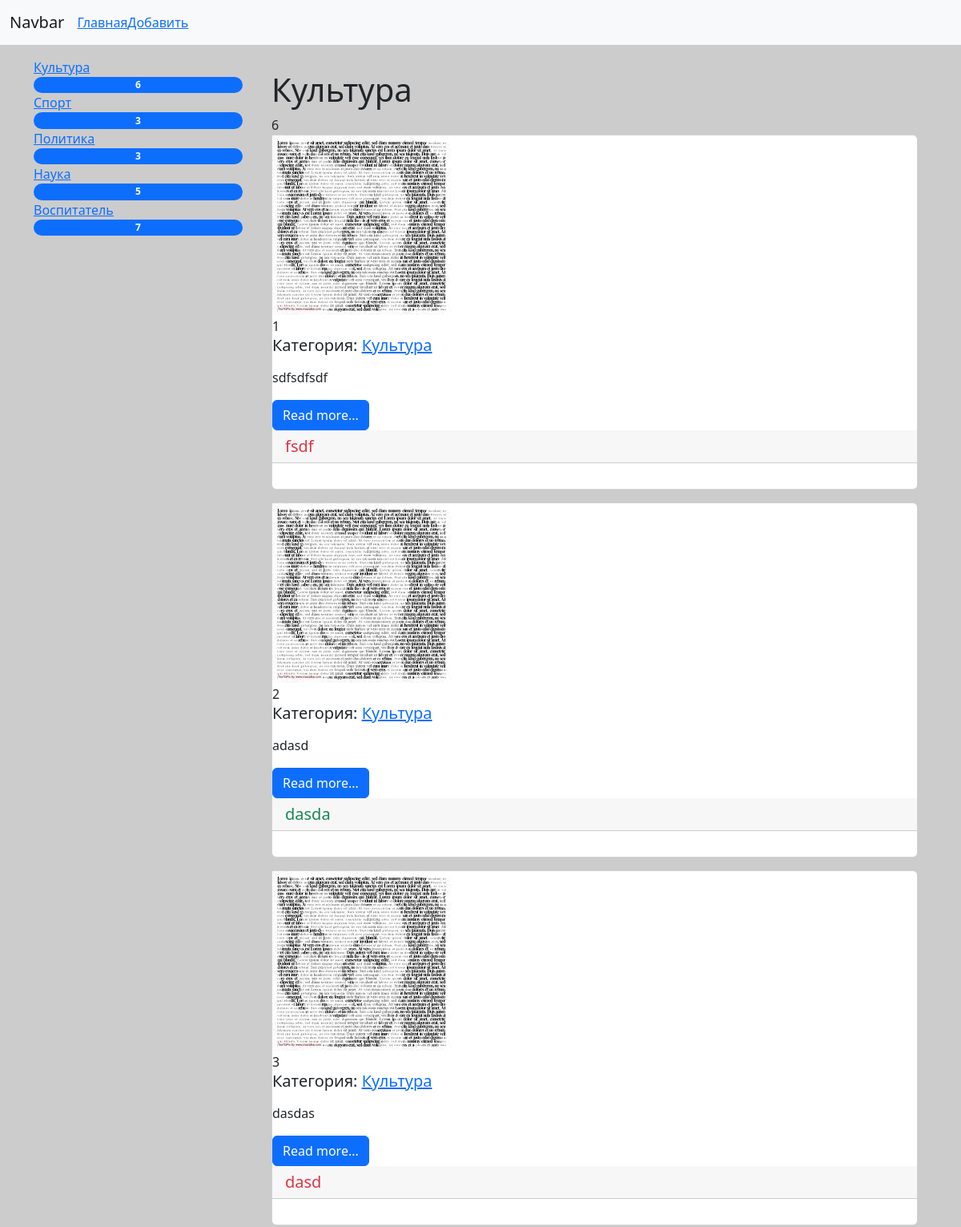
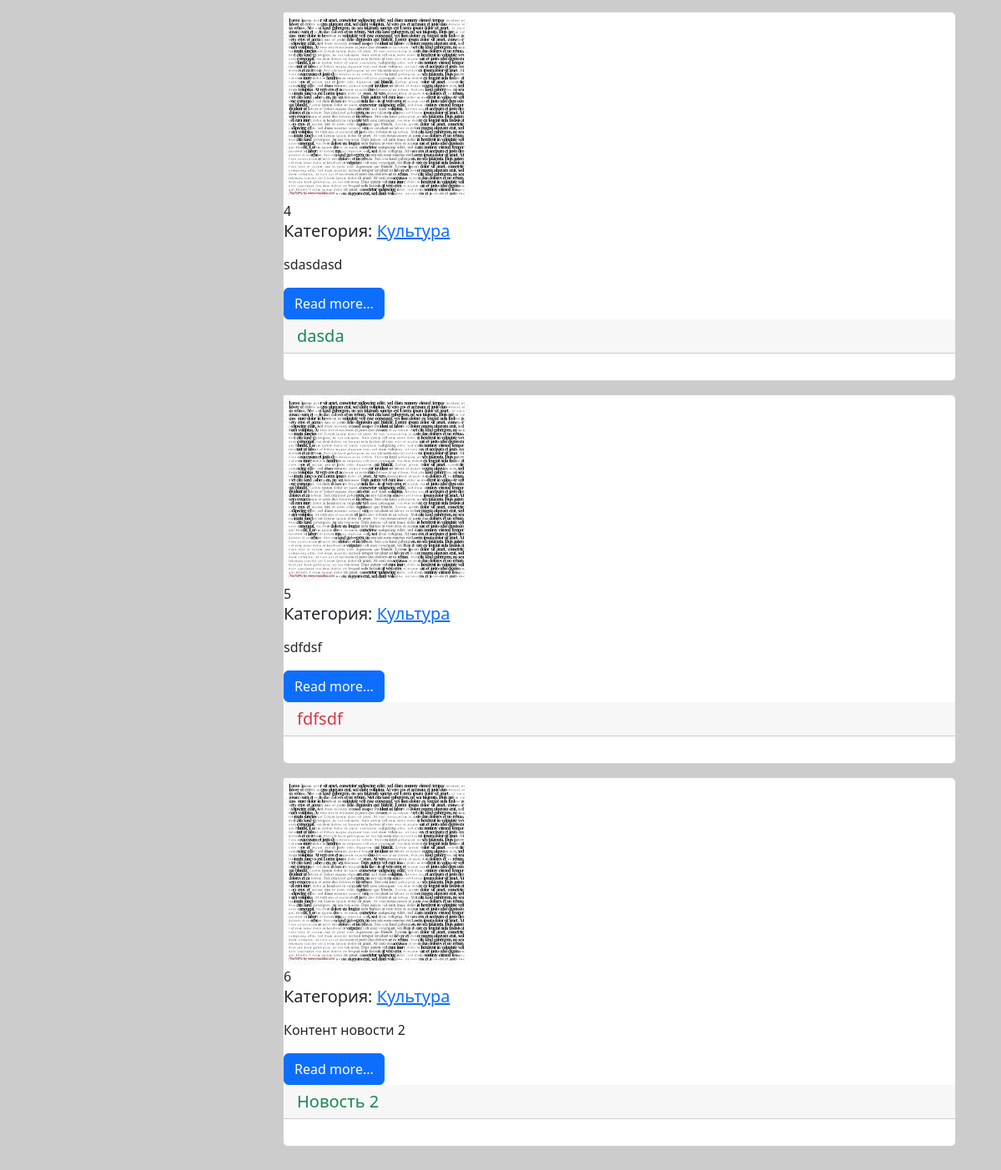
Page /category/1 on the committed database (2 pictures, top to bottom).
### news/models.py (models this page shows, shortened)
class Category(models.Model):
    title = models.CharField(max_length=150, db_index=True, verbose_name='Наименование категории')
    def get_absolute_url(self):
        return reverse('category', kwargs={'category_id': self.pk})
    def __str__(self):
        return self.title
    class Meta:
        verbose_name = 'Категория'
        verbose_name_plural = 'Категории'
        ordering = ['title']

class News(models.Model):
    title = models.CharField(max_length=150, verbose_name='Наименование')
    content = models.TextField(blank=True, verbose_name='Контент')
    created_at = models.DateTimeField(auto_now_add=True, verbose_name='Дата публикации')
    updated_at = models.DateTimeField(auto_now=True, verbose_name='Обновлено')
    photo = models.ImageField(upload_to='photos/%Y/%m/%d/', verbose_name='Фото', blank=True)
    is_published = models.BooleanField(default=True, verbose_name='Опубликовано?')
    category = models.ForeignKey('Category', on_delete=models.PROTECT, null=True, verbose_name='Категория') # Связанное свойство
    views = models.IntegerField(default=0)
    def get_absolute_url(self):
        return reverse('view_news', kwargs={'pk': self.pk})
    class Meta:
        verbose_name = 'Новость'
        verbose_name_plural = 'Новости'
        ordering = ['-created_at']

### news/views.py (the view)
# urls.py: path('category/<int:category_id>', NewsByCategory.as_view(extra_context={'title': 'Какой - то тайтл'}), name='category'),
class NewsByCategory(MyMixin, ListView):
    model = News
    template_name = 'news/home_news_list.html'
    context_object_name = 'news'
    allow_empty = False
    mixin_prop = 'hello world'
    def get_context_data(self, *, object_list=None, **kwargs):
        context = super().get_context_data(**kwargs)
        context['title'] = Category.objects.get(pk=self.kwargs['category_id'])
        context['mixin_prop'] = self.get_prop()
        return context
    def get_queryset(self):
        return News.objects.filter(category_id=self.kwargs['category_id'], is_published=True)

### news/templatetags/news_tags.py (called while the page is built)
@register.inclusion_tag('news/list_categories.html')
def show_categories(arg1='Hello', arg2='world'):
    categories = Category.objects.annotate(cnt=Count('news', filter=F('news__is_published'))).filter(cnt__gt=0)
    return {'categories': categories, 'arg1':arg1, 'arg2':arg2}

### news/utils.py (called while the page is built)
    def get_prop(self):
        return self.mixin_prop.upper()

### news/templates/news/home_news_list.html (shortened to what this page needs)
{% extends 'base.html' %}
{% block sidebar %}
{% include 'inc/_sidebar.html'%}
{% endblock %}
{% block content %}
<div class="container mt-3">
  <h1>{{ title }}</h1>
  {{news.count}}
    {% for item in news %}
    <div class="card mb-3">
      <div class="media">
        {% if item.photo%}
          <img src="{{ item.photo.url }}" alt="">
        {% else %}
          <img alt="" >
        {% endif %}
        <div class="media-body">
        {{ forloop.counter }}
        <h5 class="card-title">
          Категория: <a href="{{ item.category.get_absolute_url}}"> {{ item.category.title}}</a>
        </h5>
        <p class="card-text">{{ item.content|safe|linebreaks }}</p>
        <a href="{{ item.get_absolute_url }}" class="btn btn-primary">Read more...</a>
        </div>
      </div>
      <h5 class="card-header {% cycle 'text-danger' 'text-success'%}">{{ item.title }}</h5>
      <div class="card-body">
      </div>
    </div>
    {% empty %}
      Ooops..
    {%endfor %}
  </div>
</div>
{% endblock %}

### news/templates/news/list_categories.html
    <div class="list-group">
      {% for item in categories %}
      <a href="{{ item.get_absolute_url }}"class="list-group-itemlist-group-item-action" > {{ item.title }} </a>
        <span class="badge bg-primary rounded-pill">{{ item.cnt }}</span>
      {% endfor %}
    </div>

### rows in the picture
Category: title "Культура", cnt "6"
Category: title "Спорт", cnt "3"
Category: title "Политика", cnt "3"
Category: title "Наука", cnt "5"
Category: title "Воспитатель", cnt "7"
News: category "Культура", content "sdfsdfsdf", title "fsdf"
News: category "Культура", content "adasd", title "dasda"
News: category "Культура", content "dasdas", title "dasd"
News: category "Культура", content "sdasdasd", title "dasda"
News: category "Культура", content "sdfdsf", title "fdfsdf"
News: category "Культура", content "Контент новости 2", title "Новость 2"

### other values in the picture
{{ news.count }} "6"
